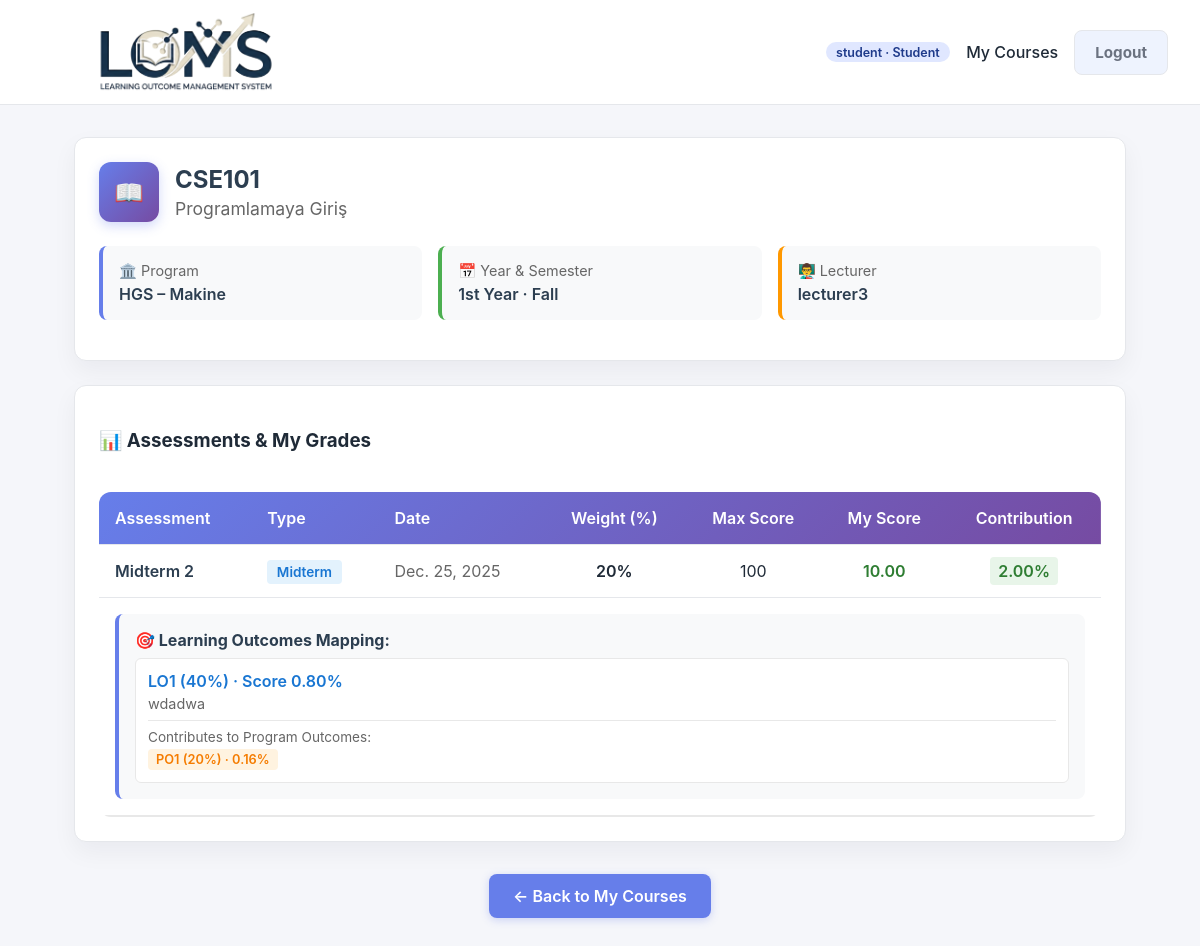
The page /accounts/student/course/3/ (signed in) on the database as committed earlier.
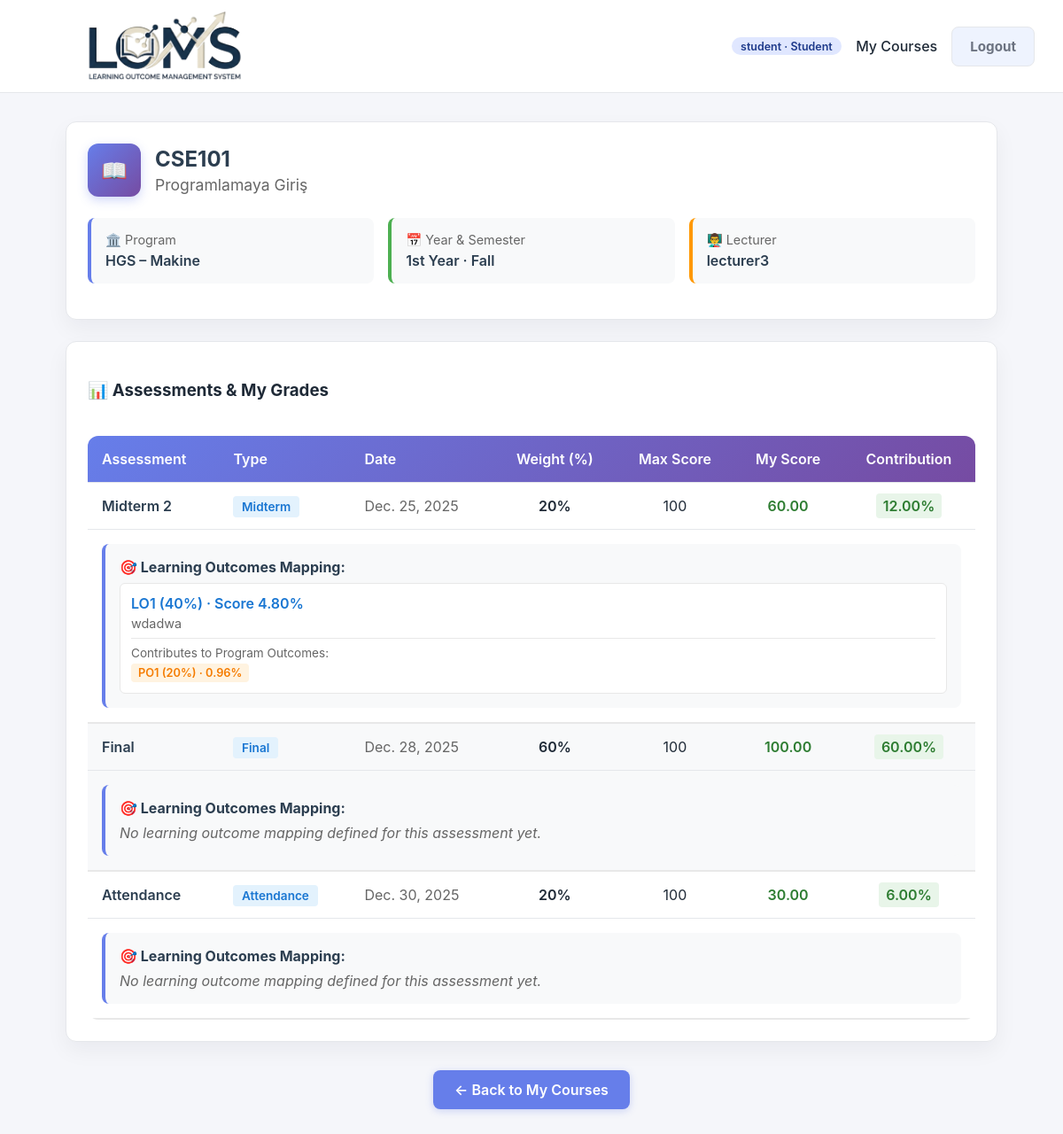
The same page on the database as committed later.
### assessments/models.py (models this page shows, shortened)
class Assessment(models.Model):
    class AssessmentType(models.TextChoices):
        QUIZ = "QUIZ", "Quiz"
        MIDTERM = "MIDTERM", "Midterm"
        FINAL = "FINAL", "Final"
        PROJECT = "PROJECT", "Project"
        ATTENDANCE = "ATTENDANCE", "Attendance"
    course = models.ForeignKey(
        Course,
        on_delete=models.CASCADE,
        related_name="assessments",
    )
    name = models.CharField(max_length=100)
    type = models.CharField(
        max_length=20,
        choices=AssessmentType.choices,
        default=AssessmentType.ATTENDANCE,
    )
    weight_in_course = models.PositiveSmallIntegerField(
        help_text="Contribution to course grade in percent (0-100).",
    )
    max_score = models.PositiveIntegerField(
        default=100,
        help_text="Maximum raw score (e.g. 100).",
    )
    date = models.DateField(
        null=True,
        blank=True,
    )
    class Meta:
        ordering = ["course", "type", "date"]
        unique_together = ("course", "name")
        verbose_name = "Assessment"
        verbose_name_plural = "Assessments"

class StudentAssessmentResult(models.Model):
    assessment = models.ForeignKey(
        "assessments.Assessment",
        on_delete=models.CASCADE,
        related_name="results",
    )
    student = models.ForeignKey(
        settings.AUTH_USER_MODEL,
        on_delete=models.CASCADE,
        related_name="assessment_results",
    )
    raw_score = models.DecimalField(
        max_digits=5,
        decimal_places=2,
        null=True,
        blank=True,
        help_text="Öğrencinin bu assessment'tan aldığı puan (örn. 85.5).",
    )
    created_at = models.DateTimeField(auto_now_add=True)
    updated_at = models.DateTimeField(auto_now=True)
    class Meta:
        unique_together = ("assessment", "student")
        verbose_name = "Student Assessment Result"
        verbose_name_plural = "Student Assessment Results"

### outcomes/models.py (models this page shows, shortened)
class LearningOutcome(models.Model):
    course = models.ForeignKey(
        Course,
        on_delete=models.CASCADE,
        related_name="learning_outcomes",
    )
    code = models.CharField(
        max_length=20,
        help_text="LO kodu (örn: LO1)",
    )
    short_title = models.CharField(
        max_length=255,
        help_text="Kısa başlık (örn: Temel kavramları açıklama)",
    )
    description = models.TextField(
        blank=True,
        help_text="Detaylı açıklama",
    )
    order = models.PositiveSmallIntegerField(
        default=1,
        help_text="Ders içi LO sıralaması",
    )
    active = models.BooleanField(default=True)
    program_outcomes = models.ManyToManyField(
        "outcomes.ProgramOutcome",
        through="LearningOutcomeProgramOutcome",
        related_name="learning_outcomes",
        blank=True,
    )
    class Meta:
        unique_together = ("course", "code")
        ordering = ["course", "order", "code"]

class ProgramOutcome(models.Model):
    program = models.ForeignKey(
        Program,
        on_delete=models.CASCADE,
        related_name="program_outcomes",
    )
    code = models.CharField(
        max_length=20,
        help_text="PO kodu (örn: PO1, PLO2...)",
    )
    short_title = models.CharField(
        max_length=255,
        help_text="Kısa başlık (örn: Problem çözme)",
    )
    description = models.TextField(
        blank=True,
        help_text="Detaylı açıklama",
    )
    order = models.PositiveSmallIntegerField(
        default=1,
        help_text="Listelerde sıralama için",
    )
    active = models.BooleanField(default=True)
    class Meta:
        unique_together = ("program", "code")
        ordering = ["program", "order", "code"]

### accounts/views.py (the view)
@role_required(CustomUser.Role.STUDENT)
def student_course_detail(request, course_id):
    user: CustomUser = request.user
    student_program = getattr(user, "student_program", None)
    student_grade = getattr(user, "student_grade", None)
    course = get_object_or_404(
        Course.objects.select_related("program", "lecturer"),
        id=course_id,
        program=student_program,
        year=student_grade,
    )
    assessments = (
        Assessment.objects.filter(course=course)
        .prefetch_related(
            "lo_mappings__learning_outcome__lo_po_mappings__program_outcome",
            "results",
        )
        .order_by("date", "name")
    )
    results_by_assessment = {
        r.assessment_id: r
        for r in StudentAssessmentResult.objects.filter(
            assessment__course=course,
            student=user,
        )
    }
    rows = []
    lo_totals = {}
    po_totals = {}
    for a in assessments:
        result = results_by_assessment.get(a.id)
        contribution = None
        if (
            result is not None
            and result.raw_score is not None
            and a.max_score
        ):
            try:
                contribution = (
                    Decimal(result.raw_score)
                    / Decimal(a.max_score)
                    * Decimal(a.weight_in_course)
                )
            except ZeroDivisionError:
                contribution = None
        lo_rows = []
        for mapping in a.lo_mappings.all():
            lo = mapping.learning_outcome
            lo_contrib = None
            if contribution is not None:
                lo_contrib = contribution * (
                    Decimal(mapping.weight_in_assessment) / Decimal(100)
                )
                lo_totals[lo.id] = lo_totals.get(lo.id, Decimal(0)) + lo_contrib
                for lo_po in lo.lo_po_mappings.all():
                    po_contrib = lo_contrib * (Decimal(lo_po.weight) / Decimal(100))
                    po_totals[lo_po.program_outcome_id] = po_totals.get(
                        lo_po.program_outcome_id, Decimal(0)
                    ) + po_contrib
            po_rows = []
            for lo_po in lo.lo_po_mappings.all():
                po_rows.append(
                    {
                        "po": lo_po.program_outcome,
                        "weight": lo_po.weight,
                        "po_score": po_totals.get(lo_po.program_outcome_id),
                    }
                )
            lo_rows.append(
                {
                    "lo": lo,
                    "weight_in_assessment": mapping.weight_in_assessment,
                    "po_rows": po_rows,
                    "lo_score": lo_totals.get(lo.id),
                }
            )
        score_value = None
        if result is not None:
            score_value = getattr(result, "raw_score", None)
            if score_value is None:
                score_value = getattr(result, "score", None)
        rows.append(
            {
                "assessment": a,
                "result": result,
                "contribution": contribution,
                "lo_rows": lo_rows,
                "score_value": score_value,
            }
        )
    context = {
        "student": user,
        "course": course,
        "rows": rows,
    }
    return render(request, "accounts/student_course_detail.html", context)

### accounts/models.py (called while the page is built)
    @property
    def is_admin(self):
        return self.role == self.Role.ADMIN and self.is_superuser

    @property
    def is_student_affairs(self):
        return self.role == self.Role.STUDENT_AFFAIRS

    @property
    def is_faculty_member(self):
        return self.role == self.Role.FACULTY_MEMBER

    @property
    def is_lecturer(self):
        return self.role == self.Role.LECTURER

    @property
    def is_student(self):
        return self.role == self.Role.STUDENT

### templates/accounts/student_course_detail.html (shortened to what the changed rows need)
{% extends "base.html" %}
{% block content %}
<section class="card">
    <div style="display: flex; align-items: center; gap: 1rem; margin-bottom: 1.5rem;">
        <div>
            <h2 class="page-title" style="margin: 0; color: #2c3e50;">{{ course.code }}</h2>
        </div>
    </div>
</section>
<section class="card">
    {% if rows %}
        <div style="overflow-x: auto;">
            <table style="min-width: 100%;">
                <thead>
                    <tr style="background: linear-gradient(135deg, #667eea 0%, #764ba2 100%); color: white;">
                        <th style="padding: 1rem; text-align: left; font-weight: 600;">Assessment</th>
                        <th style="padding: 1rem; text-align: left; font-weight: 600;">Type</th>
                        <th style="padding: 1rem; text-align: left; font-weight: 600;">Date</th>
                        <th style="padding: 1rem; text-align: center; font-weight: 600;">Weight (%)</th>
                        <th style="padding: 1rem; text-align: center; font-weight: 600;">Max Score</th>
                        <th style="padding: 1rem; text-align: center; font-weight: 600;">My Score</th>
                        <th style="padding: 1rem; text-align: center; font-weight: 600;">Contribution</th>
                    </tr>
                </thead>
                <tbody>
                    {% for row in rows %}
                        <tr style="border-bottom: 1px solid #e8e8e8; {% if forloop.counter|divisibleby:2 %}background: #f8f9fa;{% endif %}">
                            <td style="padding: 1rem; font-weight: 600; color: #2c3e50;">{{ row.assessment.name }}</td>
                            <td style="padding: 1rem;">
                                <span style="background: #e3f2fd; color: #1976d2; padding: 0.25rem 0.6rem; border-radius: 4px; font-size: 0.85rem; font-weight: 600;">
                                    {{ row.assessment.get_type_display }}
                                </span>
                            </td>
                            <td style="padding: 1rem; color: #666;">{{ row.assessment.date|default:"-" }}</td>
                            <td style="padding: 1rem; text-align: center; font-weight: 600;">{{ row.assessment.weight_in_course }}%</td>
                            <td style="padding: 1rem; text-align: center;">{{ row.assessment.max_score }}</td>
                            <td style="padding: 1rem; text-align: center;">
                                {% if row.score_value %}
                                    <span style="font-weight: 600; color: #2e7d32;">{{ row.score_value }}</span>
                                {% else %}
                                    <span style="color: #666;">-</span>
                                {% endif %}
                            </td>
                            <td style="padding: 1rem; text-align: center;">
                                {% if row.contribution %}
                                    <span style="background: #e8f5e9; color: #2e7d32; padding: 0.25rem 0.5rem; border-radius: 4px; font-weight: 600;">
                                        {{ row.contribution|floatformat:2 }}%
                                    </span>
                                {% else %}
                                    <span style="color: #666;">-</span>
                                {% endif %}
                            </td>
                        </tr>
                        <tr style="{% if forloop.counter|divisibleby:2 %}background: #f8f9fa;{% endif %}">
                            <td colspan="7" style="padding: 1rem; border-bottom: 2px solid #e8e8e8;">
                                <div style="background: #f8f9fa; padding: 1rem; border-radius: 8px; border-left: 4px solid #667eea;">
                                    <strong style="color: #2c3e50; margin-bottom: 0.5rem; display: block;">🎯 Learning Outcomes Mapping:</strong>
                                    {% if row.lo_rows %}
                                        <div style="display: grid; gap: 0.75rem;">
                                            {% for lo_row in row.lo_rows %}
                                                <div style="background: white; padding: 0.75rem; border-radius: 6px; border: 1px solid #e8e8e8;">
                                                   <div style="font-weight: 600; color: #1976d2; margin-bottom: 0.25rem;">
                                                        {{ lo_row.lo.code }} ({{ lo_row.weight_in_assessment }}%)
                                                        {% if lo_row.lo_score %}
                                                            · Score {{ lo_row.lo_score|floatformat:2 }}%
                                                        {% endif %}
                                                    </div>
                                                    <div style="color: #666; font-size: 0.9rem; margin-bottom: 0.5rem;">
                                                        {{ lo_row.lo.description }}
                                                    </div>
                                                    {% if lo_row.po_rows %}
                                                        <div style="border-top: 1px solid #e8e8e8; padding-top: 0.5rem;">
                                                            <div style="font-size: 0.85rem; color: #666; margin-bottom: 0.25rem;">Contributes to Program Outcomes:</div>
                                                            <div style="display: flex; flex-wrap: wrap; gap: 0.5rem;">
                                                                {% for po_row in lo_row.po_rows %}
                                                                    <span style="background: #fff3e0; color: #f57c00; padding: 0.2rem 0.5rem; border-radius: 4px; font-size: 0.8rem; font-weight: 600;">
                                                                        {{ po_row.po.code }} ({{ po_row.weight }}%)
                                                                        {% if po_row.po_score %} · {{ po_row.po_score|floatformat:2 }}%{% endif %}
                                                                    </span>
                                                                {% endfor %}
                                                            </div>
                                                        </div>
                                                    {% endif %}
                                                </div>
                                            {% endfor %}
                                        </div>
                                    {% else %}
                                        <em style="color: #666; font-style: italic;">No learning outcome mapping defined for this assessment yet.</em>
                                    {% endif %}
                                </div>
                            </td>
                        </tr>
                    {% endfor %}
                </tbody>
            </table>
        </div>
    {% else %}
        <div style="text-align: center; padding: 3rem; color: #666;">
            <div style="font-size: 3rem; margin-bottom: 1rem;">📝</div>
            <p style="font-size: 1.1rem; margin: 0;">No assessments have been defined for this course yet.</p>
        </div>
    {% endif %}
</section>
{% endblock %}

Rows that differ between the two databases and show on the page:
changed through a linked row, Assessment "Midterm 2": score_value "10.00" → "60.00"; contribution "2.00" → "12.00"
computed for LearningOutcome "LO1": lo_score "0.80" → "4.80"
computed for ProgramOutcome "PO1": po_score "0.16" → "0.96"
added Assessment: assessment.name "Final", assessment.type "Final", assessment "Dec. 28, 2025", assessment.weight_in_course "60", assessment.max_score "100", score_value "100.00", contribution "60.00", shows "No learning outcome mapping defined for this assessment yet."
added Assessment: assessment.name "Attendance", assessment.type "Attendance", assessment "Dec. 30, 2025", assessment.weight_in_course "20", assessment.max_score "100", score_value "30.00", contribution "6.00", shows "No learning outcome mapping defined for this assessment yet."
